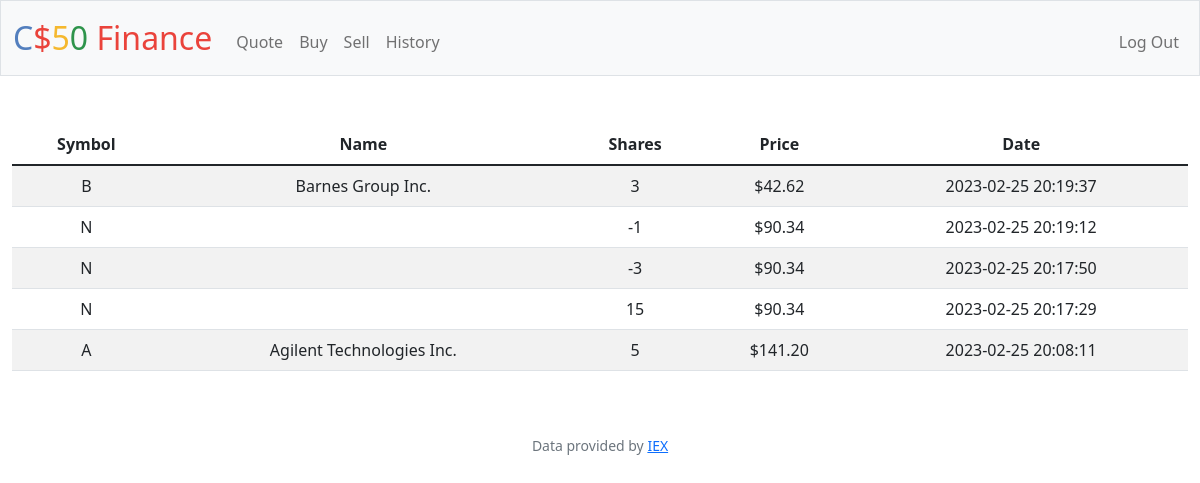
Screenshot of /history (signed in) with the database file from the repository.
### tables this page shows
CREATE TABLE history(
id INTEGER PRIMARY KEY AUTOINCREMENT NOT NULL, 
share_id INTEGER NOT NULL,
price NUMERIC NOT NULL, 
qtde INTEGER NOT NULL, 
date DATETIME NOT NULL,
FOREIGN KEY(share_id) REFERENCES shares(id));

CREATE TABLE shares(id INTEGER PRIMARY KEY AUTOINCREMENT NOT NULL, 
symbol TEXT NOT NULL, 
name TEXT NOT NULL, 
price NUMERIC NOT NULL, 
qtde INTEGER NOT NULL,
user_id INTEGER NOT NULL,
FOREIGN KEY(user_id) REFERENCES users(id));

### app.py (the view)
@app.route("/history")
@login_required
def history():
    acoes = db.execute(
        "SELECT s.symbol, s.name, h.qtde, h.price, h.date FROM history h LEFT JOIN shares s ON s.id=h.share_id WHERE s.user_id = ? ORDER BY date DESC", session["user_id"])
    for acao in acoes:
        acao["valor"] = usd(acao["price"])
    return render_template("history.html", shares=acoes)

### app.py (called while the page is built)
@app.after_request
def after_request(response):
    response.headers["Cache-Control"] = "no-cache, no-store, must-revalidate"
    response.headers["Expires"] = 0
    response.headers["Pragma"] = "no-cache"
    return response

### helpers.py (called while the page is built)
def login_required(f):
    @wraps(f)
    def decorated_function(*args, **kwargs):
        if session.get("user_id") is None:
            return redirect("/login")
        return f(*args, **kwargs)
    return decorated_function

def usd(value):
    return f"${value:,.2f}"

### templates/history.html (shortened to what this page needs)
{% extends "layout.html" %}
{% block main %}
<table class="table table-striped">
    <thead>
        <tr>
            <th scope="col">Symbol</th>
            <th scope="col">Name</th>
            <th scope="col">Shares</th>
            <th scope="col">Price</th>
            <th scope="col">Date</th>
        </tr>
    </thead>
    <tbody>
        {% for a in shares %}
            <tr>
                <td>{{ a['symbol'] }}</th>
                <td>{{ a['name'] }}</td>
                <td>{{ a['qtde'] }}</td>
                <td>{{ a['valor'] }}</td>
                <td>{{ a['date'] }}</td>
            </tr>
        {% endfor %}
    </tbody>
 </table>
{% endblock %}

### templates/layout.html (shortened to what this page needs)
<!DOCTYPE html>
<html lang="en">
    <head>
        <link href="https://cdn.jsdelivr.net/npm/bootstrap@5.1.3/dist/css/bootstrap.min.css" rel="stylesheet">
        <link href="/static/styles.css" rel="stylesheet">
    </head>
    <body>
        <nav class="bg-light border navbar navbar-expand-md navbar-light">
            <div class="container-fluid">
                <a class="navbar-brand" href="/"><span class="blue">C</span><span class="red">$</span><span class="yellow">5</span><span class="green">0</span> <span class="red">Finance</span></a>
                <div class="collapse navbar-collapse" id="navbar">
                    {% if session["user_id"] %}
                        <ul class="navbar-nav me-auto mt-2">
                            <li class="nav-item"><a class="nav-link" href="/quote">Quote</a></li>
                            <li class="nav-item"><a class="nav-link" href="/buy">Buy</a></li>
                            <li class="nav-item"><a class="nav-link" href="/sell">Sell</a></li>
                            <li class="nav-item"><a class="nav-link" href="/history">History</a></li>
                        </ul>
                        <ul class="navbar-nav ms-auto mt-2">
                            <li class="nav-item"><a class="nav-link" href="/logout">Log Out</a></li>
                        </ul>
                    {% else %}
                        <ul class="navbar-nav ms-auto mt-2">
                            <li class="nav-item"><a class="nav-link" href="/register">Register</a></li>
                            <li class="nav-item"><a class="nav-link" href="/login">Log In</a></li>
                        </ul>
                    {% endif %}
                </div>
            </div>
        </nav>
        <main class="container-fluid py-5 text-center">
            {% block main %}{% endblock %}
        </main>
        <footer class="mb-5 small text-center text-muted">
            Data provided by <a href="https://iexcloud.io/">IEX</a>
        </footer>
    </body>
</html>

### static/styles.css (style rules this page uses)
nav .navbar-brand { font-size: xx-large; }
nav .navbar-brand .blue { color: #537fbe; }
nav .navbar-brand .red { color: #ea433b; }
nav .navbar-brand .yellow { color: #f5b82e; }
nav .navbar-brand .green { color: #2e944b; }

### rows the page displays
history: symbol "B", name "Barnes Group Inc.", qtde "3", valor "$42.62", date "2023-02-25 20:19:37"
history: symbol "N", qtde "-1", valor "$90.34", date "2023-02-25 20:19:12"
history: symbol "N", qtde "-3", valor "$90.34", date "2023-02-25 20:17:50"
history: symbol "N", qtde "15", valor "$90.34", date "2023-02-25 20:17:29"
history: symbol "A", name "Agilent Technologies Inc.", qtde "5", valor "$141.20", date "2023-02-25 20:08:11"
